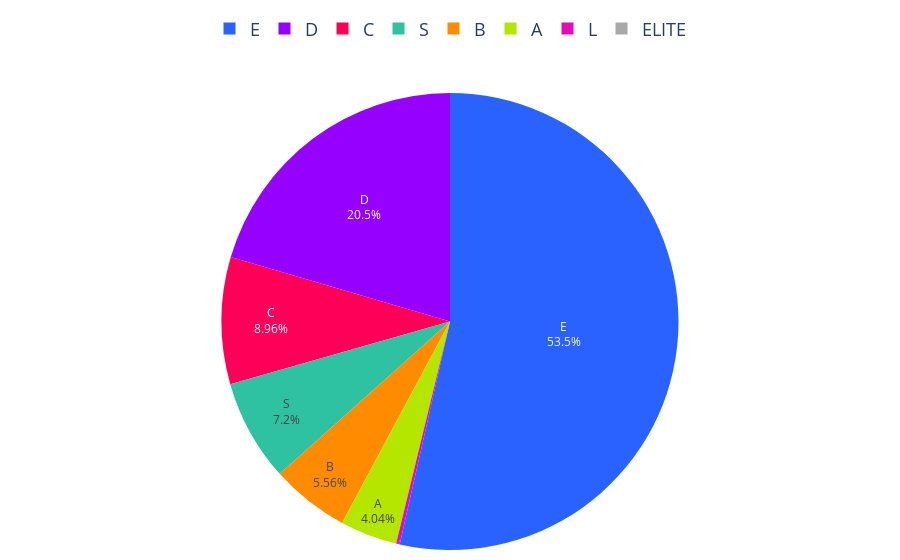

The code cell stored with this chart in its notebook:
### Code cell
# Datos proporcionados
colores = ['#2962ff', '#9500ff', '#ff0059', '#ff8c00', '#b4e600', '#2EC2A2', '#E50CB6', '#A9A9A9']  # Añadimos gris

porcentajes = creditos_segmentos_2024['Porcentaje']
labels = creditos_segmentos_2024['Segmento']

# Asignar un color gris para los segmentos que no tengan porcentaje
# Crear un diccionario de colores con todos los segmentos, asignando gris a los que no tienen porcentaje
colores_segmentos = {segmento: colores[i] if segmento in labels.values else '#A9A9A9' 
                     for i, segmento in enumerate(segmentos)}

# Ordenar los segmentos según el orden deseado
orden_segmentos = ["E", "D", "C", "B", "A", "S", "L", "ELITE"]

# Crear lista de colores y valores en el orden especificado
colores_ordenados = [colores_segmentos.get(segmento, '#A9A9A9') for segmento in orden_segmentos]
valores_ordenados = [porcentajes[labels == segmento].sum() if segmento in labels.values else 0 for segmento in orden_segmentos]

# Crear gráfico de pastel
fig = go.Figure(data=[go.Pie(
    labels=orden_segmentos, 
    values=valores_ordenados, 
    marker=dict(colors=colores_ordenados)
)])

# Configuración de texto dentro del gráfico
fig.update_traces(
    textinfo='percent+label',  # Mostrar porcentaje y etiquetas
    textposition='inside'     # Ubicar texto dentro de las secciones
)

# Configuración de la leyenda
fig.update_layout(
    margin=dict(l=10, r=10, t=10, b=10),  # Ajusta los márgenes
    legend=dict(                  # Personaliza la leyenda
        x=0.5,  # Posición horizontal centrada
        y=1.1,  # Posición vertical ajustada al top
        font=dict(size=18),  # Tamaño de la fuente
        xanchor='center',  # Ancla en el centro horizontal
        yanchor='bottom',  # Ancla en la parte inferior de la leyenda
        orientation='h'  # Cambiar orientación de la leyenda a horizontal
    ),
    xaxis=dict(tickangle=45),  # Ajusta el ángulo de los ticks en el eje X
    yaxis=dict(tickangle=45),   # Ajusta el ángulo de los ticks en el eje Y
    autosize=True,
    showlegend=True  # Mostrar la leyenda
)

# Función para exportar la gráfica como archivo HTML con configuración personalizada
def guardar_grafico_como_html(fig, nombre_archivo, carpeta='assets/graficas'):
    if not os.path.exists(carpeta):
        os.makedirs(carpeta)
    
    # Configuración para desactivar herramientas no deseadas
    config = {
        'displaylogo': False,  # Ocultar logo de Plotly
        'modeBarButtonsToRemove': [
            'toImage',       # Botón de guardar como imagen
            'resetScale2d',  # Reset de ejes (no aplica aquí, pero lo incluimos como ejemplo)
            'zoom2d',        # Botón de zoom
            'pan2d',         # Botón de desplazamiento
        ]
    }
    # Exportar el gráfico con configuración
    pio.write_html(fig, f'{carpeta}/{nombre_archivo}.html', config=config)

# Exportar el gráfico
guardar_grafico_como_html(fig, 'g_pie_dist_creditos_segmento_2024_OFICIAL', carpeta='assets/graficas')

# Mostrar el gráfico
fig.show()

### Figure 1 — Plotly figure (JSON) as saved in the notebook; plotly's stock layout.template omitted (floating-point values rounded to 4 significant figures)
{"data": [{"labels": ["E", "D", "C", "B", "A", "S", "L", "ELITE"], "marker": {"colors": ["#2962ff", "#9500ff", "#ff0059", "#ff8c00", "#b4e600", "#2EC2A2", "#E50CB6", "#A9A9A9"]}, "textinfo": "percent+label", "textposition": "inside", "type": "pie", "values": [53.54, 20.45, 8.965, 5.556, 4.04, 7.197, 0.2525, 0]}], "layout": {"autosize": true, "legend": {"font": {"size": 18}, "orientation": "h", "x": 0.5, "xanchor": "center", "y": 1.1, "yanchor": "bottom"}, "margin": {"b": 10, "l": 10, "r": 10, "t": 10}, "showlegend": true, "xaxis": {"tickangle": 45}, "yaxis": {"tickangle": 45}}}
